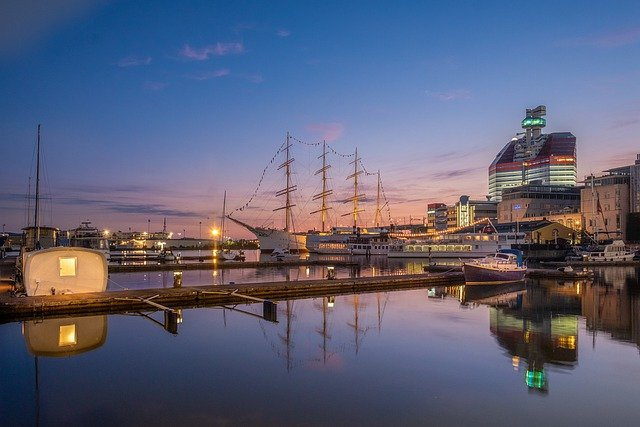
#> input picture opencv_pixel_process/test.jpg, 640 x 427 px
$ python histogram.py
#> lines starting #> are read from the running program, lines starting #| are printed output that depends on the picture
import cv2
import numpy as np

# 행렬(이미지)의 1차원 히스토그램을 계산하는 함수를 직접 코드로
def get_histogram(image, histSize, range=[0, 256]):
    hist = np.zeros((histSize, 1), np.float32) # histSize x 1만큼 값이 0인 1D 행렬
    gap = range[1] / histSize # 계급사이 간격

    for row in image:  # 이미지에서 행 순회
        for pixel in row:  # 행 안에서 픽셀 순회
            hist[int(pixel / gap)] += 1
            # 현재 픽셀 값을 계급 사이 간격으로 나눠서 hist[계급]에서 1 증가

    return hist

img = cv2.imread('test.jpg', cv2.IMREAD_GRAYSCALE)
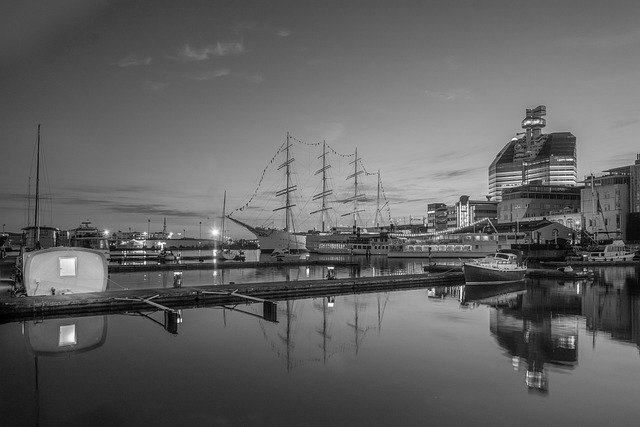
#> img: shape (427, 640); min 0, max 255, mean 98.3
if img is None: raise Exception('영상 읽기 에러')

histSize, ranges = 32, [0, 256] # 히스토그램 간격 수, 값의 범위
gap = ranges[1] / histSize     # 256 / 32 = 8의 계급 간격
n_gap = np.arange(0, ranges[1] + 1, gap) # numpy 계급 범위와 간격
  # 0 ~ 256 + 1, 간격(gap)의 배열 생성 -> +1을 해주는 이유는 cv2.calcHist와 맞추기 위해

h1 = get_histogram(img, histSize, ranges) # 직접 만든 함수 사용
#> after the loop in get_histogram, `for row in image:`: hist = 32 values, max 21996 at index 12, min 82 at index 31, mean 8540
#> h1 has the same summary as hist in get_histogram
h2 = cv2.calcHist([img], [0], None, [histSize], ranges) # OpenCV 함수 사용
#> h2 has the same summary as hist in get_histogram
# [img]가 가능한 이유는 calcHist 함수가 여러 개의 행렬(이미지)을 통해 히스토그램을 구할 수 있음
h3, bins = np.histogram(img, n_gap) # numpy 함수 이용
#> h3 has the same summary as hist in get_histogram; bins = 33 values from 0 to 256

print('직접 구현:\n', h1.flatten()) # 2차원 행렬로 반환되므로 1차원으로 풀어줌
#| 직접 구현:
#|  [ 1068.  2255.  3665.  6886.  8362. 11240. 12007. 10811. 16728. 19642.
#|  18587. 21571. 21996. 19258. 15357. 14771. 12699. 12000. 12598. 10075.
#|   8887.  5730.  3893.  1551.   475.   281.   209.   187.   154.   124.
#|    131.    82.]
print('OpenCV:\n', h2.flatten()) # 2차원 행렬로 반환되므로 1차원으로 풀어줌
#| OpenCV:
#|  [ 1068.  2255.  3665.  6886.  8362. 11240. 12007. 10811. 16728. 19642.
#|  18587. 21571. 21996. 19258. 15357. 14771. 12699. 12000. 12598. 10075.
#|   8887.  5730.  3893.  1551.   475.   281.   209.   187.   154.   124.
#|    131.    82.]
print('Numpy:\n', h3)
#| Numpy:
#|  [ 1068  2255  3665  6886  8362 11240 12007 10811 16728 19642 18587 21571
#|  21996 19258 15357 14771 12699 12000 12598 10075  8887  5730  3893  1551
#|    475   281   209   187   154   124   131    82]

$ run again, with opencv_pixel_process/butterfly.jpg copied over opencv_pixel_process/test.jpg
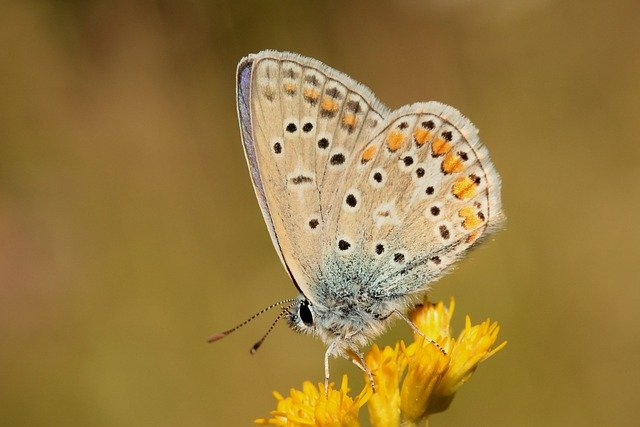
#> input picture opencv_pixel_process/butterfly.jpg, 640 x 427 px
#> `img = cv2.imread('test.jpg', cv2.IMREAD_GRAYSCALE)`:
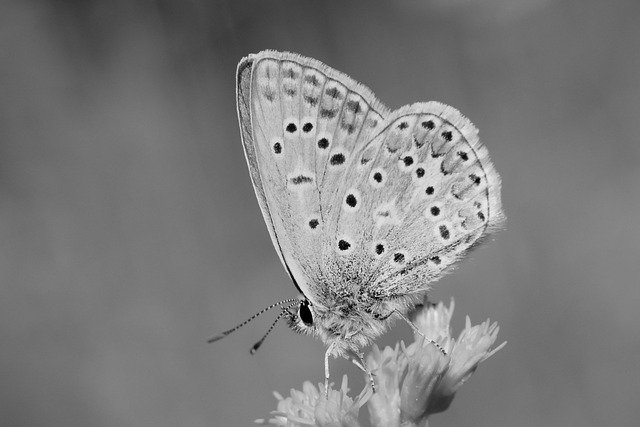
#> img: shape (427, 640); min 0, max 255, mean 123.9
#> after the loop in get_histogram, `for row in image:`: hist = 32 values, max 61642 at index 14, min 9 at index 31, mean 8540
#> h1 has the same summary as hist in get_histogram
#> h2 has the same summary as hist in get_histogram
#> h3 has the same summary as hist in get_histogram; bins = 33 values from 0 to 256
#| 직접 구현:
#|  [2.6800e+02 1.9700e+02 2.1600e+02 2.1800e+02 2.6000e+02 2.9400e+02
#|  5.7100e+02 2.5220e+03 6.9980e+03 7.0530e+03 6.5110e+03 9.0280e+03
#|  1.9481e+04 3.8421e+04 6.1642e+04 5.0789e+04 1.3586e+04 2.8450e+03
#|  3.1100e+03 3.7330e+03 4.7340e+03 6.1250e+03 7.9630e+03 8.1900e+03
#|  6.9540e+03 5.3350e+03 3.5840e+03 1.7920e+03 6.5100e+02 1.6700e+02
#> (further printed lines are left out)
#| OpenCV:
#|  [2.6800e+02 1.9700e+02 2.1600e+02 2.1800e+02 2.6000e+02 2.9400e+02
#|  5.7100e+02 2.5220e+03 6.9980e+03 7.0530e+03 6.5110e+03 9.0280e+03
#|  1.9481e+04 3.8421e+04 6.1642e+04 5.0789e+04 1.3586e+04 2.8450e+03
#|  3.1100e+03 3.7330e+03 4.7340e+03 6.1250e+03 7.9630e+03 8.1900e+03
#|  6.9540e+03 5.3350e+03 3.5840e+03 1.7920e+03 6.5100e+02 1.6700e+02
#> (further printed lines are left out)
#| Numpy:
#|  [  268   197   216   218   260   294   571  2522  6998  7053  6511  9028
#|  19481 38421 61642 50789 13586  2845  3110  3733  4734  6125  7963  8190
#|   6954  5335  3584  1792   651   167    33     9]

$ run again, with opencv_pixel_process/ocean.jpg copied over opencv_pixel_process/test.jpg
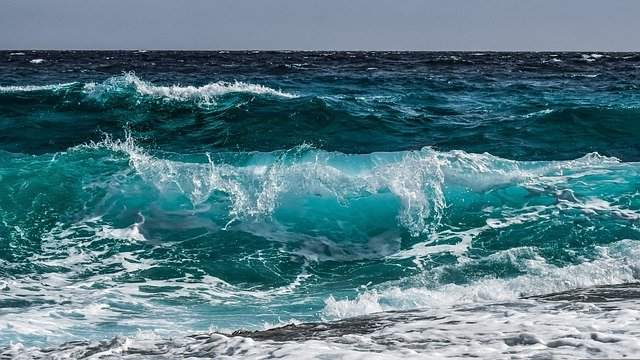
#> input picture opencv_pixel_process/ocean.jpg, 640 x 360 px
#> `img = cv2.imread('test.jpg', cv2.IMREAD_GRAYSCALE)`:
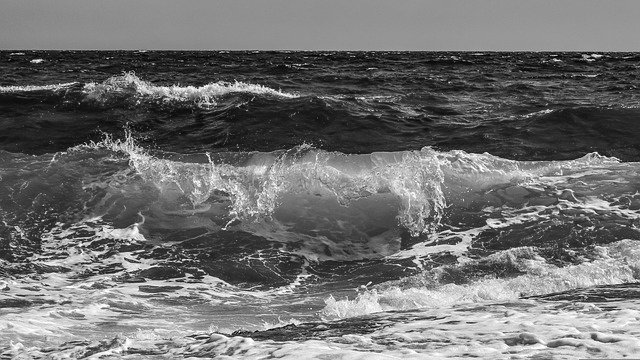
#> img: shape (360, 640); min 0, max 255, mean 112.7
#> after the loop in get_histogram, `for row in image:`: hist = 32 values, max 23550 at index 18, min 412 at index 0, mean 7200
#> h1 has the same summary as hist in get_histogram
#> h2 has the same summary as hist in get_histogram
#> h3 has the same summary as hist in get_histogram; bins = 33 values from 0 to 256
#| 직접 구현:
#|  [  412.  1468.  4666.  9511. 13128. 13635. 12628. 11505. 10404.  9256.
#|   8329.  7464.  6807.  6119.  5725.  5560.  6480. 14992. 23550.  7637.
#|   5347.  5347.  5162.  5417.  5723.  5657.  5735.  4958.  3656.  2114.
#|   1193.   815.]
#| OpenCV:
#|  [  412.  1468.  4666.  9511. 13128. 13635. 12628. 11505. 10404.  9256.
#|   8329.  7464.  6807.  6119.  5725.  5560.  6480. 14992. 23550.  7637.
#|   5347.  5347.  5162.  5417.  5723.  5657.  5735.  4958.  3656.  2114.
#|   1193.   815.]
#| Numpy:
#|  [  412  1468  4666  9511 13128 13635 12628 11505 10404  9256  8329  7464
#|   6807  6119  5725  5560  6480 14992 23550  7637  5347  5347  5162  5417
#|   5723  5657  5735  4958  3656  2114  1193   815]
